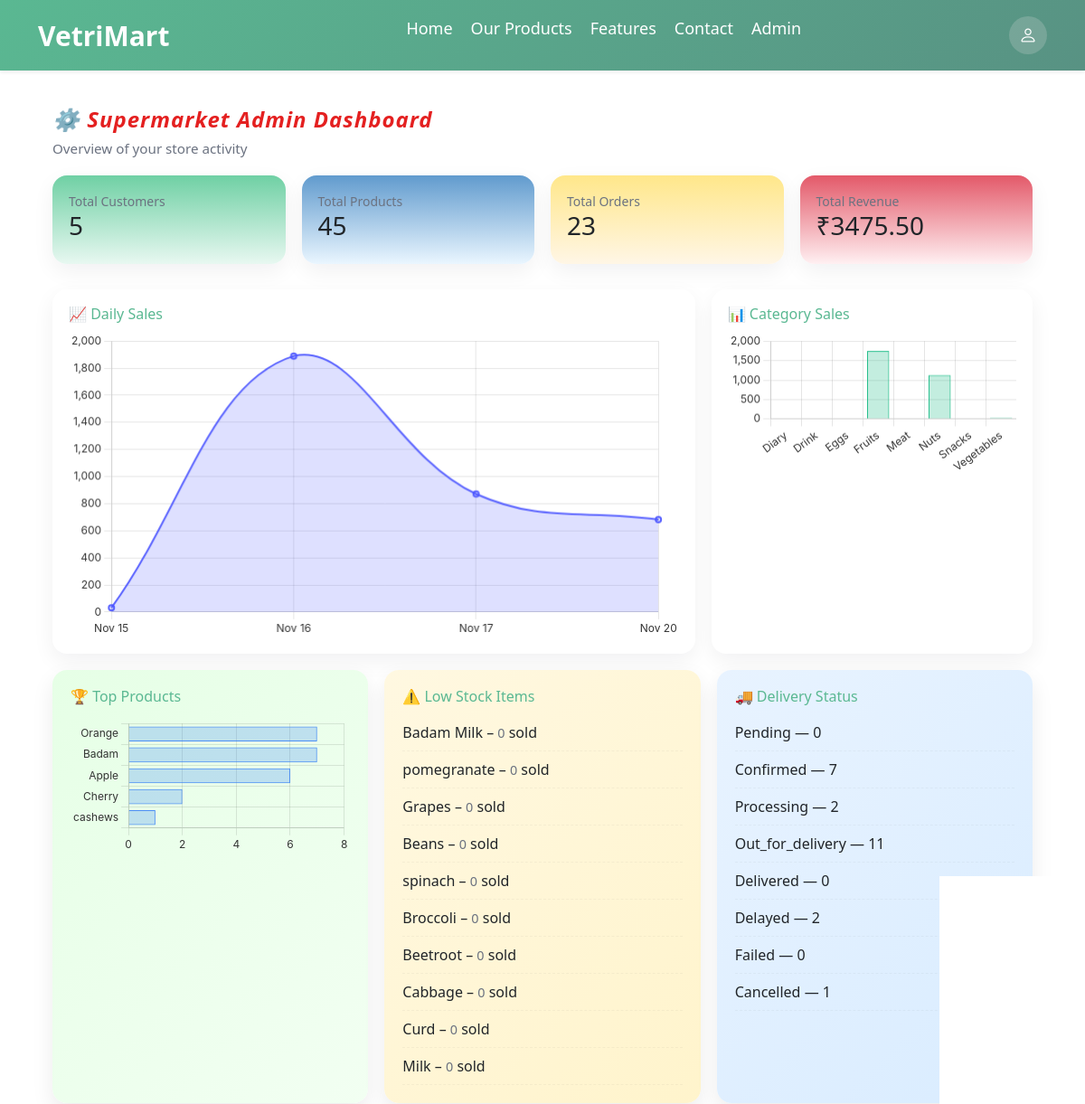
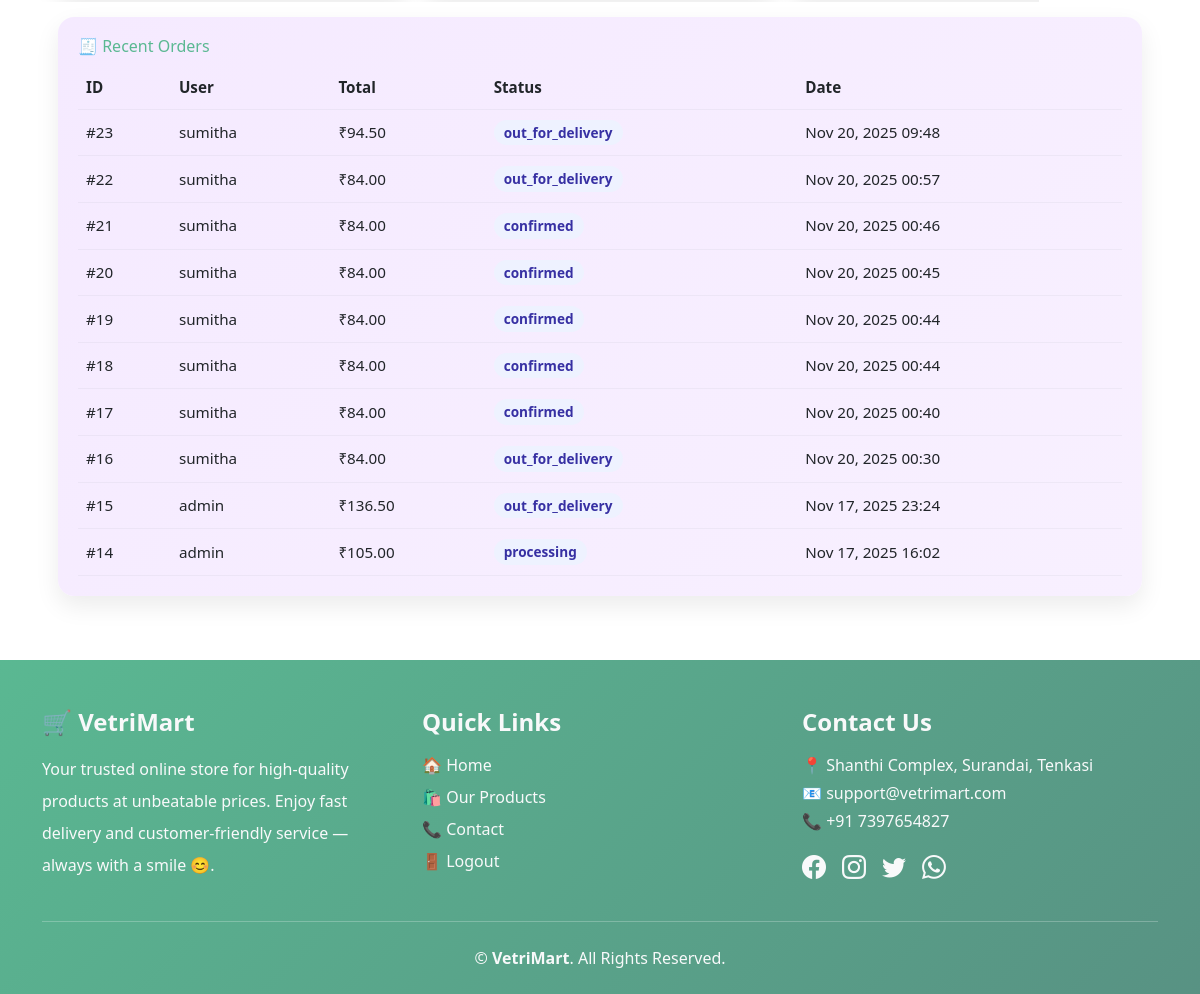
Page /admin-dashboard/ (signed in) on the committed database (2 pictures, top to bottom).
### core/models.py (models this page shows, shortened)
class Product(models.Model):
    UNIT_CHOICES = [
        ("kg", "Kilogram"),
        ("g", "Gram"),
        ("litre", "Litre"),
        ("ml", "Millilitre"),
        ("piece", "Piece"),
        ("pack", "Pack"),
        ("dozen", "Dozen"),
    ]
    category = models.ForeignKey(
        Category,
        related_name='products',
        on_delete=models.CASCADE
    )
    vendor = models.ForeignKey(
        settings.AUTH_USER_MODEL,
        on_delete=models.CASCADE,
        null=True,
        blank=True,
        related_name='vendor_products'
    )
    title = models.CharField(max_length=200)
    description = models.TextField(blank=True, null=True)
    base_price = models.DecimalField(max_digits=8, decimal_places=2)
    image = models.ImageField(upload_to='products/')
    unit = models.CharField(
        max_length=20,
        choices=UNIT_CHOICES,
        default="kg",
        help_text="Select the measurement unit for this product"
    )
    weight_options = models.CharField(
        max_length=200,
        default="500G,1KG,2KG",
        help_text="Comma-separated weight options such as 500G,1KG,2KG,500ML,1L"
    )
    wishlist_users = models.ManyToManyField(
        settings.AUTH_USER_MODEL,
        related_name='wishlist',
        blank=True
    )
    is_offer = models.BooleanField(
        default=False,
        help_text="Mark this product as an offer"
    )
    discount_percent = models.PositiveIntegerField(
        default=0,
        help_text="Enter discount percentage (e.g. 20 for 20%)"
    )
    offer_start = models.DateTimeField(
        null=True,
        blank=True,
        help_text="When the offer starts"
    )
    offer_end = models.DateTimeField(
        null=True,
        blank=True,
        help_text="When the offer ends"
    )

class Order(models.Model):
    STATUS_CHOICES = [
        ('pending', 'Pending'),
        ('confirmed', 'Confirmed'),
        ('processing', 'Processing'),
        ('out_for_delivery', 'Out for Delivery'),
        ('delivered', 'Delivered'),
        ('delayed', 'Delayed'),
        ('failed', 'Failed'),
        ('cancelled', 'Cancelled'),
    ]
    user = models.ForeignKey(settings.AUTH_USER_MODEL, on_delete=models.CASCADE)
    full_name = models.CharField(max_length=100)
    email = models.EmailField(blank=True, null=True)
    phone = models.CharField(max_length=10)
    street_address = models.CharField(max_length=255)
    city = models.CharField(max_length=100)
    delivery_zone = models.ForeignKey('DeliveryZone', on_delete=models.SET_NULL,
                                      null=True, blank=True)
    delivery_slot = models.CharField(max_length=50)
    payment_method = models.CharField(max_length=20)
    latitude = models.FloatField(null=True, blank=True)
    longitude = models.FloatField(null=True, blank=True)
    address_from_map = models.CharField(max_length=255, blank=True, null=True)
    current_latitude = models.FloatField(null=True, blank=True)
    current_longitude = models.FloatField(null=True, blank=True)
    distance_km = models.FloatField(null=True, blank=True)
    expected_delivery_time = models.DateTimeField(null=True, blank=True)
    delivered_at = models.DateTimeField(null=True, blank=True)
    subtotal = models.DecimalField(max_digits=10, decimal_places=2, default=0)
    tax = models.DecimalField(max_digits=10, decimal_places=2, default=0)
    total_amount = models.DecimalField(max_digits=10, decimal_places=2, default=0)
    status = models.CharField(max_length=50, choices=STATUS_CHOICES, default="pending")
    last_notified_status = models.CharField(max_length=50, blank=True, null=True)
    created_at = models.DateTimeField(auto_now_add=True)
    razorpay_order_id = models.CharField(max_length=255, blank=True, null=True)
    razorpay_payment_id = models.CharField(max_length=255, blank=True, null=True)
    razorpay_signature = models.CharField(max_length=255, blank=True, null=True)
    payment_status = models.CharField(max_length=20, default="Pending")

class CustomUser(AbstractUser):
    ROLE_CHOICES = [
        ('customer', 'Customer'),
        ('vendor', 'Vendor'),
        ('admin', 'Admin'),
    ]
    role = models.CharField(max_length=20, choices=ROLE_CHOICES, default='customer')
    phone = models.CharField(max_length=10, unique=True, null=True, blank=True)

### core/views.py (the view)
# urls.py: path('admin-dashboard/', views.admin_dashboard, name='admin_dashboard'),
@login_required
@user_passes_test(is_admin)
def admin_dashboard(request):
    total_users = CustomUser.objects.filter(role="customer").count()
    total_products = Product.objects.count()
    total_orders = Order.objects.count()
    total_sales = Order.objects.aggregate(total=Sum("total_amount"))["total"] or 0
    recent_orders = Order.objects.select_related("user").order_by("-created_at")[:10]
    top_products = (
        Product.objects.annotate(order_count=Count("order_items"))
        .order_by("-order_count")[:5]
    )
    low_stock_items = Product.objects.annotate(
        sales=Count("order_items")
    ).order_by("sales")[:10]
    low_stock_count = low_stock_items.count()
    delivery_status_counts = {
        "pending": Order.objects.filter(status="pending").count(),
        "confirmed": Order.objects.filter(status="confirmed").count(),
        "processing": Order.objects.filter(status="processing").count(),
        "out_for_delivery": Order.objects.filter(status="out_for_delivery").count(),
        "delivered": Order.objects.filter(status="delivered").count(),
        "delayed": Order.objects.filter(status="delayed").count(),
        "failed": Order.objects.filter(status="failed").count(),
        "cancelled": Order.objects.filter(status="cancelled").count(),
    }
    category_data = Category.objects.annotate(
        total_sales=Sum("products__order_items__price")
    )
    category_labels = [c.name for c in category_data]
    category_values = [float(c.total_sales or 0) for c in category_data]
    daily_qs = (
        Order.objects
        .annotate(day=TruncDate("created_at"))
        .values("day")
        .annotate(total=Sum("total_amount"))
        .order_by("day")
    )
    daily_labels = [d["day"].strftime("%b %d") for d in daily_qs]
    daily_values = [float(d["total"] or 0) for d in daily_qs]
    top_items = (
        OrderItem.objects
        .values("product__title")
        .annotate(total_qty=Sum("quantity"))
        .order_by("-total_qty")[:5]
    )
    top_labels = [p["product__title"] for p in top_items]
    top_values = [p["total_qty"] for p in top_items]
    context = {
        "total_users": total_users,
        "total_products": total_products,
        "total_orders": total_orders,
        "total_sales": total_sales,
        "recent_orders": recent_orders,
        "top_products": top_products,
        "low_stock_items": low_stock_items,
        "low_stock_count": low_stock_count,
        "delivery_status_counts": delivery_status_counts,
        "daily_sales": {
            "labels": json.dumps(daily_labels),
            "values": json.dumps(daily_values),
        },
        "category_sales": {
            "labels": json.dumps(category_labels),
            "values": json.dumps(category_values),
        },
        "top_products_chart": {
            "labels": json.dumps(top_labels),
            "values": json.dumps(top_values),
        },
    }
    return render(request, "core/admin_dashboard.html", context)

### core/context_processors.py (called while the page is built)
def guest_wishlist(request):
    wishlist = request.session.get("wishlist", [])
    return {
        "guest_wishlist_ids": wishlist
    }

### core/views.py (called while the page is built)
def is_admin(user):
    return user.is_authenticated and getattr(user, "role", None) == "admin"

### core/templates/core/admin_dashboard.html (shortened to what this page needs)
{% extends 'core/base.html' %}
{% load static %}
{% block extra_css %}
<link rel="stylesheet" href="{% static 'css/admin_dashboard.css' %}">
{% endblock %}
{% block content %}
<div class="container-fluid adm-container">
    <header class="adm-header fade-in">
        <h2 class="subtitle">⚙️ Supermarket Admin Dashboard</h2>
        <p class="muted">Overview of your store activity</p>
    </header>
    <div class="cards-grid">
        <div class="card-soft box-users fade-in delay-1">
            <small>Total Customers</small>
            <h3>{{ total_users }}</h3>
        </div>
        <div class="card-soft box-products fade-in delay-2">
            <small>Total Products</small>
            <h3>{{ total_products }}</h3>
        </div>
        <div class="card-soft box-orders fade-in delay-3">
            <small>Total Orders</small>
            <h3>{{ total_orders }}</h3>
        </div>
        <div class="card-soft box-sales fade-in delay-4">
            <small>Total Revenue</small>
            <h3>₹{{ total_sales|floatformat:2 }}</h3>
        </div>
    </div>
    <div class="grid-two fade-in delay-2">
        <div class="panel card-soft">
            <div class="panel-head">
                <h5 class="htitle">📈 Daily Sales</h5>
            </div>
            <canvas id="dailySalesChart"></canvas>
        </div>
        <div class="panel card-soft">
            <div class="panel-head">
                <h5 class="htitle">📊 Category Sales</h5>
            </div>
            <canvas id="categorySalesChart"></canvas>
        </div>
    </div>
    <div class="grid-three fade-in delay-3">
        <div class="panel card-soft panel-super panel-top-products">
    <div class="panel-head">
        <h5 class="htitle">🏆 Top Products</h5>
    </div>
    <canvas id="topProductsChart"></canvas>
</div>
        <div class="panel card-soft panel-super panel-low-stock">
    <div class="panel-head">
        <h5 class="htitle">⚠️ Low Stock Items</h5>
    </div>
    <ul class="list-compact">
        {% for p in low_stock_items %}
            <li>{{ p.title }} – <span class="muted">{{ p.sales }}</span> sold</li>
        {% empty %}
            <li class="muted">All items have sufficient stock.</li>
        {% endfor %}
    </ul>
</div>
        <div class="panel card-soft panel-super panel-delivery-status">
    <div class="panel-head">
        <h5 class="htitle">🚚 Delivery Status</h5>
    </div>
    <ul class="list-compact">
        {% for key, value in delivery_status_counts.items %}
            <li>{{ key|capfirst }} — {{ value }}</li>
        {% endfor %}
    </ul>
</div>
    </div>
    <div class="panel card-soft panel-super panel-recent-orders">
        <div class="panel-head">
            <h5 class="htitle">🧾 Recent Orders</h5>
        </div>
        {% if recent_orders %}
            <div class="table-wrap">
                <table class="table-compact">
                    <thead>
                        <tr>
                            <th>ID</th>
                            <th>User</th>
                            <th>Total</th>
                            <th>Status</th>
                            <th>Date</th>
                        </tr>
                    </thead>
                    <tbody>
                        {% for o in recent_orders %}
                            <tr class="table-row-animate">
                                <td>#{{ o.id }}</td>
                                <td>{{ o.user.username }}</td>
                                <td>₹{{ o.total_amount|floatformat:2 }}</td>
                                <td><span class="badge">{{ o.status }}</span></td>
                                <td>{{ o.created_at|date:"M d, Y H:i" }}</td>
                            </tr>
                        {% endfor %}
                    </tbody>
                </table>
            </div>
        {% else %}
            <p class="muted">No recent orders found.</p>
        {% endif %}
    </div>
</div>
{% endblock %}
{% block extra_js %}
<script>
(function(){
    const dailyLabels = {{ daily_sales.labels|safe }};
    const dailyValues = {{ daily_sales.values|safe }};
    const categoryLabels = {{ category_sales.labels|safe }};
    const categoryValues = {{ category_sales.values|safe }};
    const topLabels = {{ top_products_chart.labels|safe }};
    const topValues = {{ top_products_chart.values|safe }};
    Chart.defaults.font.family = "'Inter', sans-serif";
    Chart.defaults.color = "#333";
    new Chart(document.getElementById("dailySalesChart"), {
        type: 'line',
        data: {
            labels: dailyLabels,
            datasets: [{
                label: "Sales",
                data: dailyValues,
                borderColor: "rgba(75, 85, 255, 0.9)",
                backgroundColor: "rgba(75, 85, 255, 0.18)",
                tension: 0.4,
                fill: true,
                borderWidth: 2
            }]
        },
        options: { plugins: { legend: { display: false } } }
    });
    new Chart(document.getElementById("categorySalesChart"), {
        type: 'bar',
        data: {
            labels: categoryLabels,
            datasets: [{
                label: "Sales",
                data: categoryValues,
                backgroundColor: "rgba(16, 185, 129, 0.25)",
                borderColor: "rgba(16, 185, 129, 0.9)",
                borderWidth: 1
            }]
        },
        options: { plugins: { legend: { display: false } } }
    });
    new Chart(document.getElementById("topProductsChart"), {
        type: 'bar',
        data: {
            labels: topLabels,
            datasets: [{
                label: "Orders",
                data: topValues,
                backgroundColor: "rgba(59,130,246,0.25)",
                borderColor: "rgba(59,130,246,0.9)",
                borderWidth: 1
            }]
        },
        options: {
            plugins: { legend: { display: false } },
            indexAxis: 'y'
        }
    });
})();
</script>
{% endblock %}

### core/static/css/admin_dashboard.css (style rules this page uses)
:root { --muted: #6b7280; --card-radius: 16px; --soft-shadow: 0 8px 24px rgba(16,24,40,0.06); }
html, body { overflow-x: hidden !important; }
.adm-container { max-width: 1200px; margin: 0 auto; padding: 16px; width: 100%; box-sizing: border-box; }
.adm-header h2 { margin: 0 0 6px; font-size: 1.5rem; }
.adm-header .muted { color: var(--muted); font-size: 0.95rem; }
.cards-grid { display: grid; grid-template-columns: repeat(4, 1fr); gap: 18px; margin: 18px 0 28px; }
.card-soft { border-radius: var(--card-radius); padding: 18px; box-shadow: var(--soft-shadow); transition: transform .25s ease, box-shadow .25s ease; background: #fff; }
.box-users { background: linear-gradient(180deg,#6fd0a4,#e8f8f1); }
.box-products { background: linear-gradient(180deg,#619bce,#eaf6ff); }
.box-orders { background: linear-gradient(180deg,#ffe78a,#fff6e6); }
.box-sales { background: linear-gradient(180deg,#e35969,#fff0f2); }
.card-soft small { display: block; color: var(--muted); }
.muted { color: var(--muted); font-size: 0.9rem; }
.grid-two { display: grid; grid-template-columns: 2fr 1fr; gap: 18px; margin-bottom: 18px; }
.grid-three { display: grid; grid-template-columns: repeat(3, 1fr); gap: 18px; margin-bottom: 18px; }
.panel-head { display: flex; justify-content: space-between; align-items: center; margin-bottom: 10px; }
.panel-head h5 { margin: 0; font-size: 1rem; }
.panel-super { border-radius: 16px; padding: 20px; box-shadow: 0 10px 24px rgba(0,0,0,0.08); transition: 0.3s ease; }
.panel-top-products { background: linear-gradient(135deg, #e6ffe6, #f2fff2); }
.panel-low-stock { background: linear-gradient(135deg, #fff8e1, #fff4cc); }
.panel-delivery-status { background: linear-gradient(135deg, #e8f3ff, #d9ecff); }
.panel-recent-orders { background: linear-gradient(135deg, #f5eaff, #f8f0ff); }
.list-compact { list-style: none; padding: 0; margin: 0; }
.list-compact li { padding: 8px 0; border-bottom: 1px dashed rgba(0,0,0,0.04); }
.table-wrap { overflow-x: auto; }
.table-compact { width: 100%; border-collapse: collapse; }
.table-compact th, .table-compact td { text-align: left; padding: 10px 8px; font-size: 0.95rem; border-bottom: 1px solid rgba(16,24,40,0.04); }
.badge { background: #eef2ff; color: #3730a3; padding: 6px 10px; border-radius: 999px; font-size: 0.85rem; }
canvas { width: 100% !important; height: auto !important; }
.fade-in { opacity: 0; transform: translateY(12px); animation: fadeIn 0.6s ease forwards; }
.delay-1 { animation-delay: .12s; }
.delay-2 { animation-delay: .22s; }
.delay-3 { animation-delay: .34s; }
.delay-4 { animation-delay: .46s; }
.table-row-animate { animation: rowIn .45s ease both; }
.htitle { color: #5ab892 !important; }
.subtitle { font-size: 12px; font-weight: 700; font-style: italic; color: #e42020 !important; animation: bounceIn 1s ease-out, pulse 3s infinite ease-in-out; display: inline-block; letter-spacing: 1px; }

### rows in the picture
Product: title "Badam Milk", sales "0"
Product: title "pomegranate", sales "0"
Product: title "Grapes", sales "0"
Product: title "Beans", sales "0"
Product: title "spinach", sales "0"
Product: title "Broccoli", sales "0"
Product: title "Beetroot", sales "0"
Product: title "Cabbage", sales "0"
Product: title "Curd", sales "0"
Product: title "Milk", sales "0"
Order: id "23", user.username "sumitha", total_amount "94.50", status "out_for_delivery", created_at "Nov 20, 2025 09:48"
Order: id "22", user.username "sumitha", total_amount "84.00", status "out_for_delivery", created_at "Nov 20, 2025 00:57"
Order: id "21", user.username "sumitha", total_amount "84.00", status "confirmed", created_at "Nov 20, 2025 00:46"
Order: id "20", user.username "sumitha", total_amount "84.00", status "confirmed", created_at "Nov 20, 2025 00:45"
Order: id "19", user.username "sumitha", total_amount "84.00", status "confirmed", created_at "Nov 20, 2025 00:44"
Order: id "18", user.username "sumitha", total_amount "84.00", status "confirmed", created_at "Nov 20, 2025 00:44"
Order: id "17", user.username "sumitha", total_amount "84.00", status "confirmed", created_at "Nov 20, 2025 00:40"
Order: id "16", user.username "sumitha", total_amount "84.00", status "out_for_delivery", created_at "Nov 20, 2025 00:30"
Order: id "15", user.username "admin", total_amount "136.50", status "out_for_delivery", created_at "Nov 17, 2025 23:24"
Order: id "14", user.username "admin", total_amount "105.00", status "processing", created_at "Nov 17, 2025 16:02"

### other values in the picture
{{ total_users }} "5"
{{ total_products }} "45"
{{ total_orders }} "23"
{{ total_sales|floatformat:2 }} "3475.50"
{{ key|capfirst }} "Pending" "Confirmed" "Processing" "Out_for_delivery" "Delivered" "Delayed" "Failed" "Cancelled"
{{ value }} "0" "7" "2" "11" "0" "2" "0" "1"
chart data {{ daily_sales.values|safe }} [31.5, 1890.0, 871.5, 682.5]
chart data {{ category_sales.labels|safe }} ["Diary", "Drink", "Eggs", "Fruits", "Meat", "Nuts", "Snacks", "Vegetables"]
chart data {{ category_sales.values|safe }} [0.0, 0.0, 0.0, 1750.0, 0.0, 1130.0, 0.0, 30.0]
